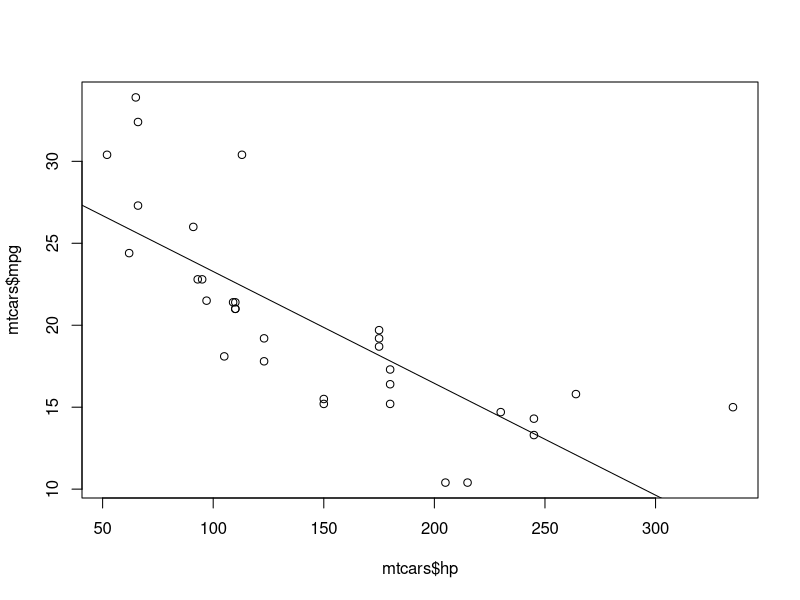
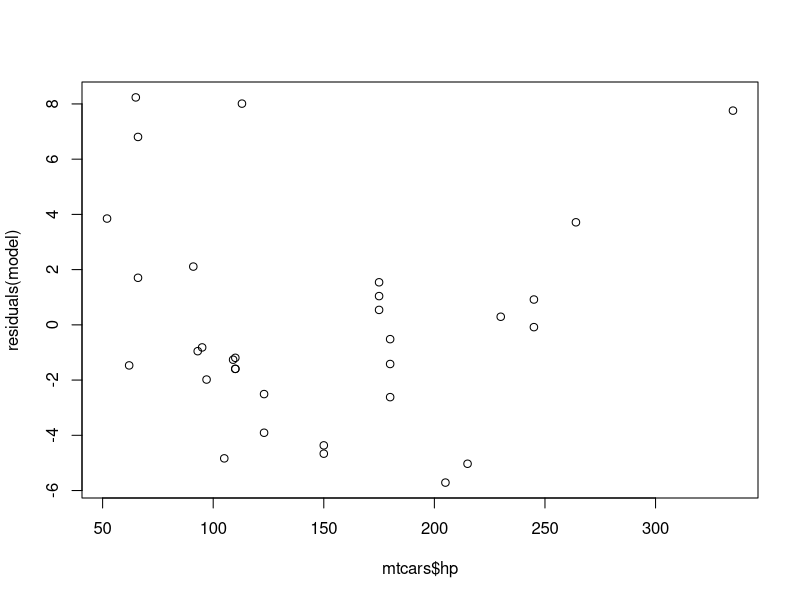

These charts were generated, in order, by the following R code:
## ---- chunk 1
#a)

head(mtcars, 10)

## ---- chunk 2
#b)

summary(mtcars$mpg)
summary(mtcars$hp)

## ---- chunk 3
#c)

plot(mtcars$hp, mtcars$mpg)

## ---- chunk 4
#d)

model <- lm(mpg ~ hp, data = mtcars)
summary(model)
abline(model)

## ---- chunk 5
#e)

#mpg =  30.09 - 0.068 * hp 

## ---- chunk 6
#f)

model <- lm(mpg ~ hp, data = mtcars)
plot(mtcars$hp, residuals(model))

## ---- chunk 7
#g)

predict(model, newdata = data.frame(hp = 110))

